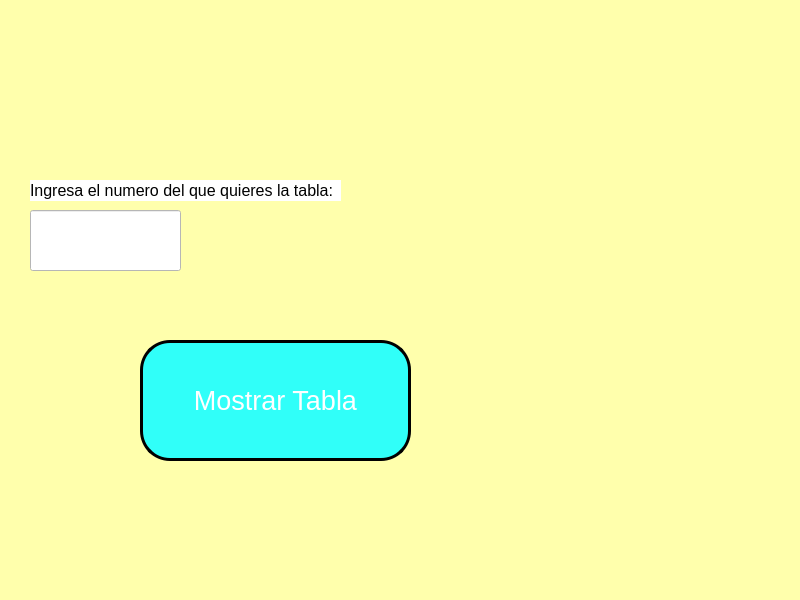
<?xml version="1.0" encoding="UTF-8"?>
<ui version="4.0">
 <class>P01_EjemploConUnBoton</class>
 <widget class="QMainWindow" name="P01_EjemploConUnBoton">
  <property name="geometry">
   <rect>
    <x>0</x>
    <y>0</y>
    <width>800</width>
    <height>600</height>
   </rect>
  </property>
  <property name="windowTitle">
   <string>MainWindow</string>
  </property>
  <property name="styleSheet">
   <string notr="true">background-color: rgb(255, 255, 172);</string>
  </property>
  <widget class="QWidget" name="centralwidget">
   <widget class="QPushButton" name="btn_mostrarTabla">
    <property name="geometry">
     <rect>
      <x>140</x>
      <y>340</y>
      <width>271</width>
      <height>121</height>
     </rect>
    </property>
    <property name="font">
     <font>
      <pointsize>20</pointsize>
     </font>
    </property>
    <property name="styleSheet">
     <string notr="true">background-color: rgb(48, 255, 249);
color: rgb(255, 255, 255);
border-radius: 30px;
border: 3px solid black;</string>
    </property>
    <property name="text">
     <string>Mostrar Tabla</string>
    </property>
   </widget>
   <widget class="QLineEdit" name="txt_valor">
    <property name="geometry">
     <rect>
      <x>30</x>
      <y>210</y>
      <width>151</width>
      <height>61</height>
     </rect>
    </property>
    <property name="font">
     <font>
      <pointsize>19</pointsize>
     </font>
    </property>
    <property name="styleSheet">
     <string notr="true">alternate-background-color: rgb(255, 255, 255);
background-color: rgb(255, 255, 255);</string>
    </property>
    <property name="text">
     <string/>
    </property>
    <property name="alignment">
     <set>Qt::AlignCenter</set>
    </property>
   </widget>
   <widget class="QLabel" name="label">
    <property name="geometry">
     <rect>
      <x>30</x>
      <y>180</y>
      <width>311</width>
      <height>21</height>
     </rect>
    </property>
    <property name="font">
     <font>
      <pointsize>12</pointsize>
     </font>
    </property>
    <property name="styleSheet">
     <string notr="true">background-color: rgb(255, 255, 255);</string>
    </property>
    <property name="text">
     <string>Ingresa el numero del que quieres la tabla:</string>
    </property>
   </widget>
  </widget>
  <widget class="QMenuBar" name="menubar">
   <property name="geometry">
    <rect>
     <x>0</x>
     <y>0</y>
     <width>800</width>
     <height>21</height>
    </rect>
   </property>
  </widget>
  <widget class="QStatusBar" name="statusbar"/>
 </widget>
 <resources/>
 <connections/>
</ui>
